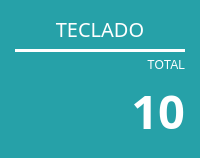
                   <widget class="QFrame" name="frame_14">
                    <property name="sizePolicy">
                     <sizepolicy hsizetype="Minimum" vsizetype="Ignored">
                      <horstretch>20</horstretch>
                      <verstretch>20</verstretch>
                     </sizepolicy>
                    </property>
                    <property name="minimumSize">
                     <size>
                      <width>178</width>
                      <height>139</height>
                     </size>
                    </property>
                    <property name="styleSheet">
                     <string notr="true">background-color: rgb(38, 161, 168);
border-radius: 10px;</string>
                    </property>
                    <property name="frameShape">
                     <enum>QFrame::StyledPanel</enum>
                    </property>
                    <property name="frameShadow">
                     <enum>QFrame::Raised</enum>
                    </property>
                    <layout class="QVBoxLayout" name="verticalLayout_7">
                     <property name="leftMargin">
                      <number>15</number>
                     </property>
                     <property name="topMargin">
                      <number>15</number>
                     </property>
                     <property name="rightMargin">
                      <number>15</number>
                     </property>
                     <property name="bottomMargin">
                      <number>15</number>
                     </property>
                     <item>
                      <widget class="QLabel" name="label_7">
                       <property name="font">
                        <font>
                         <family>Asap</family>
                         <pointsize>15</pointsize>
                         <weight>50</weight>
                         <italic>false</italic>
                         <bold>false</bold>
                        </font>
                       </property>
                       <property name="styleSheet">
                        <string notr="true">color: rgb(255, 255, 255);</string>
                       </property>
                       <property name="text">
                        <string>TECLADO</string>
                       </property>
                       <property name="alignment">
                        <set>Qt::AlignCenter</set>
                       </property>
                      </widget>
                     </item>
                     <item>
                      <widget class="Line" name="line_3">
                       <property name="enabled">
                        <bool>true</bool>
                       </property>
                       <property name="styleSheet">
                        <string notr="true">background-color: rgb(255, 255, 255);</string>
                       </property>
                       <property name="orientation">
                        <enum>Qt::Horizontal</enum>
                       </property>
                      </widget>
                     </item>
                     <item>
                      <widget class="QLabel" name="label_8">
                       <property name="styleSheet">
                        <string notr="true">color: rgb(255, 255, 255);</string>
                       </property>
                       <property name="text">
                        <string>TOTAL</string>
                       </property>
                       <property name="alignment">
                        <set>Qt::AlignBottom|Qt::AlignRight|Qt::AlignTrailing</set>
                       </property>
                      </widget>
                     </item>
                     <item>
                      <layout class="QHBoxLayout" name="horizontalLayout_11">
                       <item>
                        <widget class="QPushButton" name="ButtonTeclado">
                         <property name="sizePolicy">
                          <sizepolicy hsizetype="Minimum" vsizetype="Minimum">
                           <horstretch>2</horstretch>
                           <verstretch>2</verstretch>
                          </sizepolicy>
                         </property>
                         <property name="cursor">
                          <cursorShape>PointingHandCursor</cursorShape>
                         </property>
                         <property name="styleSheet">
                          <string notr="true">background-image: url(:/barr/Grupo 194.png);
background-position:center;
background-repeat: no-repeat;
</string>
                         </property>
                        </widget>
                       </item>
                       <item>
                        <widget class="QLabel" name="labelTeclado">
                         <property name="sizePolicy">
                          <sizepolicy hsizetype="Minimum" vsizetype="Minimum">
                           <horstretch>3</horstretch>
                           <verstretch>0</verstretch>
                          </sizepolicy>
                         </property>
                         <property name="font">
                          <font>
                           <family>Segoe UI Semibold</family>
                           <pointsize>35</pointsize>
                           <weight>75</weight>
                           <bold>true</bold>
                          </font>
                         </property>
                         <property name="styleSheet">
                          <string notr="true">color: rgb(255, 255, 255);</string>
                         </property>
                         <property name="frameShadow">
                          <enum>QFrame::Plain</enum>
                         </property>
                         <property name="text">
                          <string>10</string>
                         </property>
                         <property name="textFormat">
                          <enum>Qt::AutoText</enum>
                         </property>
                         <property name="alignment">
                          <set>Qt::AlignRight|Qt::AlignTrailing|Qt::AlignVCenter</set>
                         </property>
                         <property name="margin">
                          <number>0</number>
                         </property>
                        </widget>
                       </item>
                      </layout>
                     </item>
                    </layout>
                   </widget>
